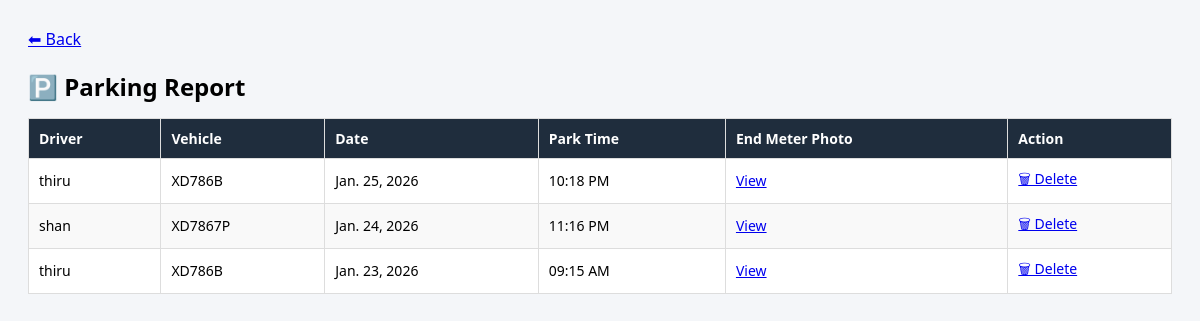
Screenshot of /parking/ (signed in) with the database file from the repository.
### fuel/models.py (models this page shows, shortened)
class ParkingEntry(models.Model):
    driver = models.ForeignKey(User, on_delete=models.CASCADE)
    vehicle = models.ForeignKey(Vehicle, on_delete=models.CASCADE)
    end_meter_photo = models.ImageField(upload_to='parking/')
    date = models.DateField(auto_now_add=True)
    created_at = models.DateTimeField(auto_now_add=True)

### vehicles/models.py (models this page shows, shortened)
class Vehicle(models.Model):
    vehicle_number = models.CharField(max_length=20, unique=True)

### accounts/views.py (the view)
# urls.py: path("parking/", views.admin_parking_list, name="admin_parking_list"),
@staff_member_required
def admin_parking_list(request):
    parking_entries = ParkingEntry.objects.select_related(
        "driver", "vehicle"
    ).order_by("-created_at")
    return render(
        request,
        "accounts/admin_parking_list.html",
        {
            "parking_entries": parking_entries
        }
    )

### accounts/context_processors.py (called while the page is built)
def admin_notifications(request):
    if request.user.is_authenticated and request.user.is_staff:
        notifications = Notification.objects.filter(
            recipient=request.user,
            is_read=False
        )[:100]
        return {
            "notifications": notifications,
            "notification_count": notifications.count()
        }
    return {}

### templates/accounts/admin_parking_list.html (shortened to what this page needs)
<a href="/admin-dashboard/">⬅ Back </a><h2>🅿️ Parking Report</h2>
<head>
</head>
<table class="table">
    <thead>
        <tr>
            <th>Driver</th>
            <th>Vehicle</th>
            <th>Date</th>
            <th>Park Time</th>
            <th>End Meter Photo</th>
            <th>Action</th>
        </tr>
    </thead>
    <tbody>
        {% for p in parking_entries %}
        <tr>
            <td>{{ p.driver.username }}</td>
            <td>{{ p.vehicle.vehicle_number }}</td>
            <td>{{ p.date }}</td>
            <td>{{ p.created_at|time:"h:i A" }}</td>
            <td>
                <a href="{{ p.end_meter_photo.url }}" target="_blank">View</a>
            </td>
            <td>
  <a href="{% url 'delete_parking' p.id %}"
     onclick="return confirm('Delete parking entry?');">
     🗑 Delete
  </a>
</td>
        </tr>
        {% empty %}
        <tr>
            <td colspan="5">No parking records found.</td>
        </tr>
        {% endfor %}
    </tbody>
</table>

### templates/accounts/admin_parking_list.html (style rules this page uses)
h2 { margin-bottom: 15px; }
table { width: 100%; border-collapse: collapse; background: white; }
th, td { padding: 10px; border: 1px solid #ddd; font-size: 14px; text-align: left; }
th { background: #1f2d3d; color: white; }
tr:nth-child(even) { background: #f9f9f9; }

### rows the page displays
ParkingEntry: driver.username "thiru", vehicle.vehicle_number "XD786B", date "Jan. 25, 2026", created_at "10:18 PM"
ParkingEntry: driver.username "shan", vehicle.vehicle_number "XD7867P", date "Jan. 24, 2026", created_at "11:16 PM"
ParkingEntry: driver.username "thiru", vehicle.vehicle_number "XD786B", date "Jan. 23, 2026", created_at "09:15 AM"
